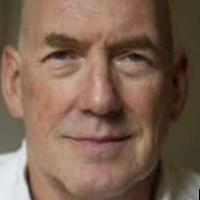
#> input picture test.jpg, 200 x 200 px, found by its file name
$ python svd.py
#> lines starting #> are read from the running program, lines starting #| are printed output that depends on the picture
import numpy as np
import cv2
import matplotlib.pyplot as plt

def svd(A):

    ATA = np.dot(A.T, A)
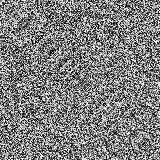
#> ATA: shape (160, 160); min 0, max 255, mean 127.3

    eigenvalues, V = np.linalg.eig(ATA)
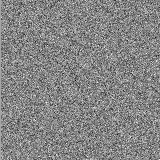
#> V: shape (160, 160) float64; min -0.321, max 0.293, mean 0.000519; drawn with min black and max white
#> eigenvalues = 160 values, max 20415.5 at index 0, min -1804.3 at index 3, mean 117.2

    eigenvalues = np.abs(eigenvalues)
#> eigenvalues = 160 values, max 20415.5 at index 0, min 10.39 at index 151, mean 913.2

    singular_values = np.sqrt(eigenvalues)
#> singular_values = 160 values, max 142.9 at index 0, min 3.22 at index 151, mean 27.08

    ncols = np.argsort(singular_values)[::-1]
#> ncols = 160 values, max 159 at index 146, min 0 at index 0, mean 79.5

    singular_values = singular_values[ncols]
#> singular_values = 160 values, max 142.9 at index 0, min 3.22 at index 159, mean 27.08

    V = V[:, ncols]
    m, n = A.shape
#> m = 160; n = 160

    Sigma = np.zeros((m, n))

    Sigma = np.zeros((m, n))
    Sigma[:m, :n] = np.diag(singular_values)
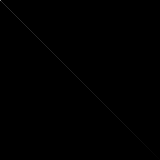
#> Sigma: shape (160, 160) float64; min 0, max 142.9, mean 0.2


    U = A.dot(V) / singular_values
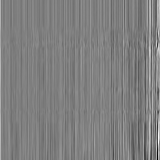
#> U: shape (160, 160) float64; min -24.33, max 24.42, mean 0.1; drawn with min black and max white

    return U, Sigma, V.T

def visualize(img, r = 200):
    img = cv2.resize(img, (160, 160))
    U, S, V = svd(img)
    S = np.diag(S)
    # print(U, S ,V)
    img_approx = U[:, :r] @ S[0:r, :r] @ V[:r, :]

    return img_approx

if __name__ == "__main__":
    img = cv2.imread("test.jpg", 0)
    img = cv2.resize(img, (160, 160))
    U, S, V = svd(img)
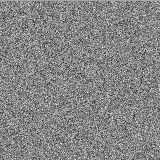
#> V: shape (160, 160) float64; min -0.321, max 0.293, mean 0.000519; drawn with min black and max white

    print(U, S ,V)
#> (printed output is left out)
    fig, ax = plt.subplots(5, 2, figsize=(8, 20))

    curr_fig = 0
    for r in [5, 10, 70, 100, 200]:
        img_approx = U[:, :r] @ S[0:r, :r] @ V[:r, :]
        ax[curr_fig][0].imshow(img_approx, cmap='gray')
        ax[curr_fig][0].set_title("k = "+str(r))
        ax[curr_fig, 0].axis('off')
        ax[curr_fig][1].set_title("Original Image")
        ax[curr_fig][1].imshow(img, cmap='gray')
        ax[curr_fig, 1].axis('off')
        curr_fig += 1
#> this loop made 5 passes
#> pass 3, `img_approx = U[:, :r] @ S[0:r, :r] @ V[:r, :]`:
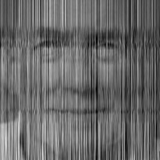
#> img_approx: shape (160, 160) float64; min 1.52, max 210.9, mean 104.8
#> after the loop, curr_fig = 5
    plt.show()
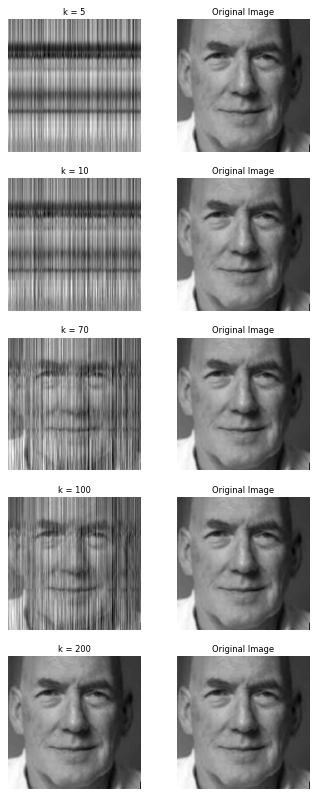
#> figure drawn by matplotlib, 10 panels
